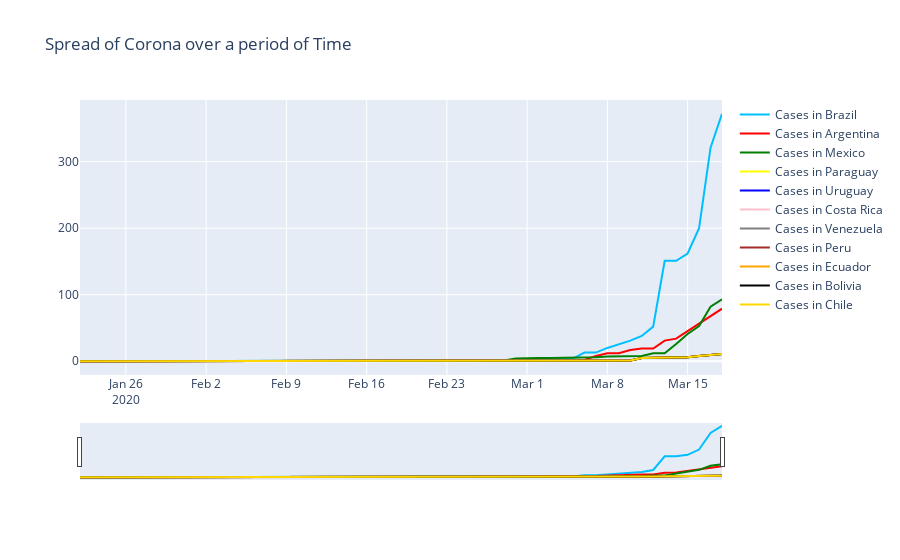

Notebook source saved alongside this figure:
### Markdown cell above
# Confirmed Cases

### Code cell
BR_cases = train_df.loc[train_df["Country/Region"]=="Brazil"].groupby("Date")["ConfirmedCases"].sum().reset_index()
Argentina_cases = train_df.loc[train_df["Country/Region"]=="Argentina"].groupby("Date")["ConfirmedCases"].sum().reset_index()
Mexico_cases = train_df.loc[train_df["Country/Region"]=="Mexico"].groupby("Date")["ConfirmedCases"].sum().reset_index()
Paraguay_cases = train_df.loc[train_df["Country/Region"]=="Paraguay"].groupby("Date")["ConfirmedCases"].sum().reset_index()
Uruguay_cases = train_df.loc[train_df["Country/Region"]=="Uruguay"].groupby("Date")["ConfirmedCases"].sum().reset_index()
CostaRica_cases = train_df.loc[train_df["Country/Region"]=="Costa Rica"].groupby("Date")["ConfirmedCases"].sum().reset_index()
Venezuela_cases = train_df.loc[train_df["Country/Region"]=="Venezuela"].groupby("Date")["ConfirmedCases"].sum().reset_index()
Peru_cases = train_df.loc[train_df["Country/Region"]=="Peru"].groupby("Date")["ConfirmedCases"].sum().reset_index()
Ecuador_cases = train_df.loc[train_df["Country/Region"]=="Ecuador"].groupby("Date")["ConfirmedCases"].sum().reset_index()
Bolivia_cases = train_df.loc[train_df["Country/Region"]=="Bolivia"].groupby("Date")["ConfirmedCases"].sum().reset_index()
Chile_cases = train_df.loc[train_df["Country/Region"]=="Chile"].groupby("Date")["ConfirmedCases"].sum().reset_index()


fig = go.Figure()

fig.add_trace(go.Scatter(x=BR_cases.Date, y=BR_cases['ConfirmedCases'], name="Cases in Brazil",
                         line_color='deepskyblue'))
fig.add_trace(go.Scatter(x=Argentina_cases.Date, y=Argentina_cases['ConfirmedCases'], name="Cases in Argentina",
                         line_color='red'))
fig.add_trace(go.Scatter(x=Mexico_cases.Date, y=Mexico_cases['ConfirmedCases'], name="Cases in Mexico",
                         line_color='green'))
fig.add_trace(go.Scatter(x=Paraguay_cases.Date, y=Paraguay_cases['ConfirmedCases'], name="Cases in Paraguay",
                         line_color='yellow'))
fig.add_trace(go.Scatter(x=Uruguay_cases.Date, y=Paraguay_cases['ConfirmedCases'], name="Cases in Uruguay",
                         line_color='blue'))
fig.add_trace(go.Scatter(x=CostaRica_cases.Date, y=Paraguay_cases['ConfirmedCases'], name="Cases in Costa Rica",
                         line_color='pink'))
fig.add_trace(go.Scatter(x=Venezuela_cases.Date, y=Paraguay_cases['ConfirmedCases'], name="Cases in Venezuela",
                         line_color='gray'))
fig.add_trace(go.Scatter(x=Peru_cases.Date, y=Paraguay_cases['ConfirmedCases'], name="Cases in Peru",
                         line_color='brown'))
fig.add_trace(go.Scatter(x=Ecuador_cases.Date, y=Paraguay_cases['ConfirmedCases'], name="Cases in Ecuador",
                         line_color='orange'))
fig.add_trace(go.Scatter(x=Bolivia_cases.Date, y=Paraguay_cases['ConfirmedCases'], name="Cases in Bolivia",
                         line_color='black'))
fig.add_trace(go.Scatter(x=Chile_cases.Date, y=Paraguay_cases['ConfirmedCases'], name="Cases in Chile",
                         line_color='gold'))

fig.update_layout(title_text='Spread of Corona over a period of Time',
                  xaxis_rangeslider_visible=True)
fig.show()

### Figure 1 — Plotly figure (JSON) as saved in the notebook; plotly's stock layout.template omitted (floating-point values rounded to 4 significant figures)
{"data": [{"line": {"color": "deepskyblue"}, "name": "Cases in Brazil", "type": "scatter", "x": ["2020-01-22", "2020-01-23", "2020-01-24", "2020-01-25", "2020-01-26", "2020-01-27", "2020-01-28", "2020-01-29", "2020-01-30", "2020-01-31", "2020-02-01", "2020-02-02", "2020-02-03", "2020-02-04", "2020-02-05", "2020-02-06", "2020-02-07", "2020-02-08", "2020-02-09", "2020-02-10", "2020-02-11", "2020-02-12", "2020-02-13", "2020-02-14", "2020-02-15", "2020-02-16", "2020-02-17", "2020-02-18", "2020-02-19", "2020-02-20", "2020-02-21", "2020-02-22", "2020-02-23", "2020-02-24", "2020-02-25", "2020-02-26", "2020-02-27", "2020-02-28", "2020-02-29", "2020-03-01", "2020-03-02", "2020-03-03", "2020-03-04", "2020-03-05", "2020-03-06", "2020-03-07", "2020-03-08", "2020-03-09", "2020-03-10", "2020-03-11", "2020-03-12", "2020-03-13", "2020-03-14", "2020-03-15", "2020-03-16", "2020-03-17", "2020-03-18"], "y": [0, 0, 0, 0, 0, 0, 0, 0, 0, 0, 0, 0, 0, 0, 0, 0, 0, 0, 0, 0, 0, 0, 0, 0, 0, 0, 0, 0, 0, 0, 0, 0, 0, 0, 0, 1, 1, 1, 2, 2, 2, 2, 4, 4, 13, 13, 20, 25, 31, 38, 52, 151, 151, 162, 200, 321, 372]}, {"line": {"color": "red"}, "name": "Cases in Argentina", "type": "scatter", "x": ["2020-01-22", "2020-01-23", "2020-01-24", "2020-01-25", "2020-01-26", "2020-01-27", "2020-01-28", "2020-01-29", "2020-01-30", "2020-01-31", "2020-02-01", "2020-02-02", "2020-02-03", "2020-02-04", "2020-02-05", "2020-02-06", "2020-02-07", "2020-02-08", "2020-02-09", "2020-02-10", "2020-02-11", "2020-02-12", "2020-02-13", "2020-02-14", "2020-02-15", "2020-02-16", "2020-02-17", "2020-02-18", "2020-02-19", "2020-02-20", "2020-02-21", "2020-02-22", "2020-02-23", "2020-02-24", "2020-02-25", "2020-02-26", "2020-02-27", "2020-02-28", "2020-02-29", "2020-03-01", "2020-03-02", "2020-03-03", "2020-03-04", "2020-03-05", "2020-03-06", "2020-03-07", "2020-03-08", "2020-03-09", "2020-03-10", "2020-03-11", "2020-03-12", "2020-03-13", "2020-03-14", "2020-03-15", "2020-03-16", "2020-03-17", "2020-03-18"], "y": [0, 0, 0, 0, 0, 0, 0, 0, 0, 0, 0, 0, 0, 0, 0, 0, 0, 0, 0, 0, 0, 0, 0, 0, 0, 0, 0, 0, 0, 0, 0, 0, 0, 0, 0, 0, 0, 0, 0, 0, 0, 1, 1, 1, 2, 8, 12, 12, 17, 19, 19, 31, 34, 45, 56, 68, 79]}, {"line": {"color": "green"}, "name": "Cases in Mexico", "type": "scatter", "x": ["2020-01-22", "2020-01-23", "2020-01-24", "2020-01-25", "2020-01-26", "2020-01-27", "2020-01-28", "2020-01-29", "2020-01-30", "2020-01-31", "2020-02-01", "2020-02-02", "2020-02-03", "2020-02-04", "2020-02-05", "2020-02-06", "2020-02-07", "2020-02-08", "2020-02-09", "2020-02-10", "2020-02-11", "2020-02-12", "2020-02-13", "2020-02-14", "2020-02-15", "2020-02-16", "2020-02-17", "2020-02-18", "2020-02-19", "2020-02-20", "2020-02-21", "2020-02-22", "2020-02-23", "2020-02-24", "2020-02-25", "2020-02-26", "2020-02-27", "2020-02-28", "2020-02-29", "2020-03-01", "2020-03-02", "2020-03-03", "2020-03-04", "2020-03-05", "2020-03-06", "2020-03-07", "2020-03-08", "2020-03-09", "2020-03-10", "2020-03-11", "2020-03-12", "2020-03-13", "2020-03-14", "2020-03-15", "2020-03-16", "2020-03-17", "2020-03-18"], "y": [0, 0, 0, 0, 0, 0, 0, 0, 0, 0, 0, 0, 0, 0, 0, 0, 0, 0, 0, 0, 0, 0, 0, 0, 0, 0, 0, 0, 0, 0, 0, 0, 0, 0, 0, 0, 0, 1, 4, 5, 5, 5, 5, 5, 6, 6, 7, 7, 7, 8, 12, 12, 26, 41, 53, 82, 93]}, {"line": {"color": "yellow"}, "name": "Cases in Paraguay", "type": "scatter", "x": ["2020-01-22", "2020-01-23", "2020-01-24", "2020-01-25", "2020-01-26", "2020-01-27", "2020-01-28", "2020-01-29", "2020-01-30", "2020-01-31", "2020-02-01", "2020-02-02", "2020-02-03", "2020-02-04", "2020-02-05", "2020-02-06", "2020-02-07", "2020-02-08", "2020-02-09", "2020-02-10", "2020-02-11", "2020-02-12", "2020-02-13", "2020-02-14", "2020-02-15", "2020-02-16", "2020-02-17", "2020-02-18", "2020-02-19", "2020-02-20", "2020-02-21", "2020-02-22", "2020-02-23", "2020-02-24", "2020-02-25", "2020-02-26", "2020-02-27", "2020-02-28", "2020-02-29", "2020-03-01", "2020-03-02", "2020-03-03", "2020-03-04", "2020-03-05", "2020-03-06", "2020-03-07", "2020-03-08", "2020-03-09", "2020-03-10", "2020-03-11", "2020-03-12", "2020-03-13", "2020-03-14", "2020-03-15", "2020-03-16", "2020-03-17", "2020-03-18"], "y": [0, 0, 0, 0, 0, 0, 0, 0, 0, 0, 0, 0, 0, 0, 0, 0, 0, 0, 0, 0, 0, 0, 0, 0, 0, 0, 0, 0, 0, 0, 0, 0, 0, 0, 0, 0, 0, 0, 0, 0, 0, 0, 0, 0, 0, 0, 1, 1, 1, 5, 5, 6, 6, 6, 8, 9, 11]}, {"line": {"color": "blue"}, "name": "Cases in Uruguay", "type": "scatter", "x": ["2020-01-22", "2020-01-23", "2020-01-24", "2020-01-25", "2020-01-26", "2020-01-27", "2020-01-28", "2020-01-29", "2020-01-30", "2020-01-31", "2020-02-01", "2020-02-02", "2020-02-03", "2020-02-04", "2020-02-05", "2020-02-06", "2020-02-07", "2020-02-08", "2020-02-09", "2020-02-10", "2020-02-11", "2020-02-12", "2020-02-13", "2020-02-14", "2020-02-15", "2020-02-16", "2020-02-17", "2020-02-18", "2020-02-19", "2020-02-20", "2020-02-21", "2020-02-22", "2020-02-23", "2020-02-24", "2020-02-25", "2020-02-26", "2020-02-27", "2020-02-28", "2020-02-29", "2020-03-01", "2020-03-02", "2020-03-03", "2020-03-04", "2020-03-05", "2020-03-06", "2020-03-07", "2020-03-08", "2020-03-09", "2020-03-10", "2020-03-11", "2020-03-12", "2020-03-13", "2020-03-14", "2020-03-15", "2020-03-16", "2020-03-17", "2020-03-18"], "y": [0, 0, 0, 0, 0, 0, 0, 0, 0, 0, 0, 0, 0, 0, 0, 0, 0, 0, 0, 0, 0, 0, 0, 0, 0, 0, 0, 0, 0, 0, 0, 0, 0, 0, 0, 0, 0, 0, 0, 0, 0, 0, 0, 0, 0, 0, 1, 1, 1, 5, 5, 6, 6, 6, 8, 9, 11]}, {"line": {"color": "pink"}, "name": "Cases in Costa Rica", "type": "scatter", "x": ["2020-01-22", "2020-01-23", "2020-01-24", "2020-01-25", "2020-01-26", "2020-01-27", "2020-01-28", "2020-01-29", "2020-01-30", "2020-01-31", "2020-02-01", "2020-02-02", "2020-02-03", "2020-02-04", "2020-02-05", "2020-02-06", "2020-02-07", "2020-02-08", "2020-02-09", "2020-02-10", "2020-02-11", "2020-02-12", "2020-02-13", "2020-02-14", "2020-02-15", "2020-02-16", "2020-02-17", "2020-02-18", "2020-02-19", "2020-02-20", "2020-02-21", "2020-02-22", "2020-02-23", "2020-02-24", "2020-02-25", "2020-02-26", "2020-02-27", "2020-02-28", "2020-02-29", "2020-03-01", "2020-03-02", "2020-03-03", "2020-03-04", "2020-03-05", "2020-03-06", "2020-03-07", "2020-03-08", "2020-03-09", "2020-03-10", "2020-03-11", "2020-03-12", "2020-03-13", "2020-03-14", "2020-03-15", "2020-03-16", "2020-03-17", "2020-03-18"], "y": [0, 0, 0, 0, 0, 0, 0, 0, 0, 0, 0, 0, 0, 0, 0, 0, 0, 0, 0, 0, 0, 0, 0, 0, 0, 0, 0, 0, 0, 0, 0, 0, 0, 0, 0, 0, 0, 0, 0, 0, 0, 0, 0, 0, 0, 0, 1, 1, 1, 5, 5, 6, 6, 6, 8, 9, 11]}, {"line": {"color": "gray"}, "name": "Cases in Venezuela", "type": "scatter", "x": ["2020-01-22", "2020-01-23", "2020-01-24", "2020-01-25", "2020-01-26", "2020-01-27", "2020-01-28", "2020-01-29", "2020-01-30", "2020-01-31", "2020-02-01", "2020-02-02", "2020-02-03", "2020-02-04", "2020-02-05", "2020-02-06", "2020-02-07", "2020-02-08", "2020-02-09", "2020-02-10", "2020-02-11", "2020-02-12", "2020-02-13", "2020-02-14", "2020-02-15", "2020-02-16", "2020-02-17", "2020-02-18", "2020-02-19", "2020-02-20", "2020-02-21", "2020-02-22", "2020-02-23", "2020-02-24", "2020-02-25", "2020-02-26", "2020-02-27", "2020-02-28", "2020-02-29", "2020-03-01", "2020-03-02", "2020-03-03", "2020-03-04", "2020-03-05", "2020-03-06", "2020-03-07", "2020-03-08", "2020-03-09", "2020-03-10", "2020-03-11", "2020-03-12", "2020-03-13", "2020-03-14", "2020-03-15", "2020-03-16", "2020-03-17", "2020-03-18"], "y": [0, 0, 0, 0, 0, 0, 0, 0, 0, 0, 0, 0, 0, 0, 0, 0, 0, 0, 0, 0, 0, 0, 0, 0, 0, 0, 0, 0, 0, 0, 0, 0, 0, 0, 0, 0, 0, 0, 0, 0, 0, 0, 0, 0, 0, 0, 1, 1, 1, 5, 5, 6, 6, 6, 8, 9, 11]}, {"line": {"color": "brown"}, "name": "Cases in Peru", "type": "scatter", "x": ["2020-01-22", "2020-01-23", "2020-01-24", "2020-01-25", "2020-01-26", "2020-01-27", "2020-01-28", "2020-01-29", "2020-01-30", "2020-01-31", "2020-02-01", "2020-02-02", "2020-02-03", "2020-02-04", "2020-02-05", "2020-02-06", "2020-02-07", "2020-02-08", "2020-02-09", "2020-02-10", "2020-02-11", "2020-02-12", "2020-02-13", "2020-02-14", "2020-02-15", "2020-02-16", "2020-02-17", "2020-02-18", "2020-02-19", "2020-02-20", "2020-02-21", "2020-02-22", "2020-02-23", "2020-02-24", "2020-02-25", "2020-02-26", "2020-02-27", "2020-02-28", "2020-02-29", "2020-03-01", "2020-03-02", "2020-03-03", "2020-03-04", "2020-03-05", "2020-03-06", "2020-03-07", "2020-03-08", "2020-03-09", "2020-03-10", "2020-03-11", "2020-03-12", "2020-03-13", "2020-03-14", "2020-03-15", "2020-03-16", "2020-03-17", "2020-03-18"], "y": [0, 0, 0, 0, 0, 0, 0, 0, 0, 0, 0, 0, 0, 0, 0, 0, 0, 0, 0, 0, 0, 0, 0, 0, 0, 0, 0, 0, 0, 0, 0, 0, 0, 0, 0, 0, 0, 0, 0, 0, 0, 0, 0, 0, 0, 0, 1, 1, 1, 5, 5, 6, 6, 6, 8, 9, 11]}, {"line": {"color": "orange"}, "name": "Cases in Ecuador", "type": "scatter", "x": ["2020-01-22", "2020-01-23", "2020-01-24", "2020-01-25", "2020-01-26", "2020-01-27", "2020-01-28", "2020-01-29", "2020-01-30", "2020-01-31", "2020-02-01", "2020-02-02", "2020-02-03", "2020-02-04", "2020-02-05", "2020-02-06", "2020-02-07", "2020-02-08", "2020-02-09", "2020-02-10", "2020-02-11", "2020-02-12", "2020-02-13", "2020-02-14", "2020-02-15", "2020-02-16", "2020-02-17", "2020-02-18", "2020-02-19", "2020-02-20", "2020-02-21", "2020-02-22", "2020-02-23", "2020-02-24", "2020-02-25", "2020-02-26", "2020-02-27", "2020-02-28", "2020-02-29", "2020-03-01", "2020-03-02", "2020-03-03", "2020-03-04", "2020-03-05", "2020-03-06", "2020-03-07", "2020-03-08", "2020-03-09", "2020-03-10", "2020-03-11", "2020-03-12", "2020-03-13", "2020-03-14", "2020-03-15", "2020-03-16", "2020-03-17", "2020-03-18"], "y": [0, 0, 0, 0, 0, 0, 0, 0, 0, 0, 0, 0, 0, 0, 0, 0, 0, 0, 0, 0, 0, 0, 0, 0, 0, 0, 0, 0, 0, 0, 0, 0, 0, 0, 0, 0, 0, 0, 0, 0, 0, 0, 0, 0, 0, 0, 1, 1, 1, 5, 5, 6, 6, 6, 8, 9, 11]}, {"line": {"color": "black"}, "name": "Cases in Bolivia", "type": "scatter", "x": ["2020-01-22", "2020-01-23", "2020-01-24", "2020-01-25", "2020-01-26", "2020-01-27", "2020-01-28", "2020-01-29", "2020-01-30", "2020-01-31", "2020-02-01", "2020-02-02", "2020-02-03", "2020-02-04", "2020-02-05", "2020-02-06", "2020-02-07", "2020-02-08", "2020-02-09", "2020-02-10", "2020-02-11", "2020-02-12", "2020-02-13", "2020-02-14", "2020-02-15", "2020-02-16", "2020-02-17", "2020-02-18", "2020-02-19", "2020-02-20", "2020-02-21", "2020-02-22", "2020-02-23", "2020-02-24", "2020-02-25", "2020-02-26", "2020-02-27", "2020-02-28", "2020-02-29", "2020-03-01", "2020-03-02", "2020-03-03", "2020-03-04", "2020-03-05", "2020-03-06", "2020-03-07", "2020-03-08", "2020-03-09", "2020-03-10", "2020-03-11", "2020-03-12", "2020-03-13", "2020-03-14", "2020-03-15", "2020-03-16", "2020-03-17", "2020-03-18"], "y": [0, 0, 0, 0, 0, 0, 0, 0, 0, 0, 0, 0, 0, 0, 0, 0, 0, 0, 0, 0, 0, 0, 0, 0, 0, 0, 0, 0, 0, 0, 0, 0, 0, 0, 0, 0, 0, 0, 0, 0, 0, 0, 0, 0, 0, 0, 1, 1, 1, 5, 5, 6, 6, 6, 8, 9, 11]}, {"line": {"color": "gold"}, "name": "Cases in Chile", "type": "scatter", "x": ["2020-01-22", "2020-01-23", "2020-01-24", "2020-01-25", "2020-01-26", "2020-01-27", "2020-01-28", "2020-01-29", "2020-01-30", "2020-01-31", "2020-02-01", "2020-02-02", "2020-02-03", "2020-02-04", "2020-02-05", "2020-02-06", "2020-02-07", "2020-02-08", "2020-02-09", "2020-02-10", "2020-02-11", "2020-02-12", "2020-02-13", "2020-02-14", "2020-02-15", "2020-02-16", "2020-02-17", "2020-02-18", "2020-02-19", "2020-02-20", "2020-02-21", "2020-02-22", "2020-02-23", "2020-02-24", "2020-02-25", "2020-02-26", "2020-02-27", "2020-02-28", "2020-02-29", "2020-03-01", "2020-03-02", "2020-03-03", "2020-03-04", "2020-03-05", "2020-03-06", "2020-03-07", "2020-03-08", "2020-03-09", "2020-03-10", "2020-03-11", "2020-03-12", "2020-03-13", "2020-03-14", "2020-03-15", "2020-03-16", "2020-03-17", "2020-03-18"], "y": [0, 0, 0, 0, 0, 0, 0, 0, 0, 0, 0, 0, 0, 0, 0, 0, 0, 0, 0, 0, 0, 0, 0, 0, 0, 0, 0, 0, 0, 0, 0, 0, 0, 0, 0, 0, 0, 0, 0, 0, 0, 0, 0, 0, 0, 0, 1, 1, 1, 5, 5, 6, 6, 6, 8, 9, 11]}], "layout": {"title": {"text": "Spread of Corona over a period of Time"}, "xaxis": {"rangeslider": {"visible": true}}}}
